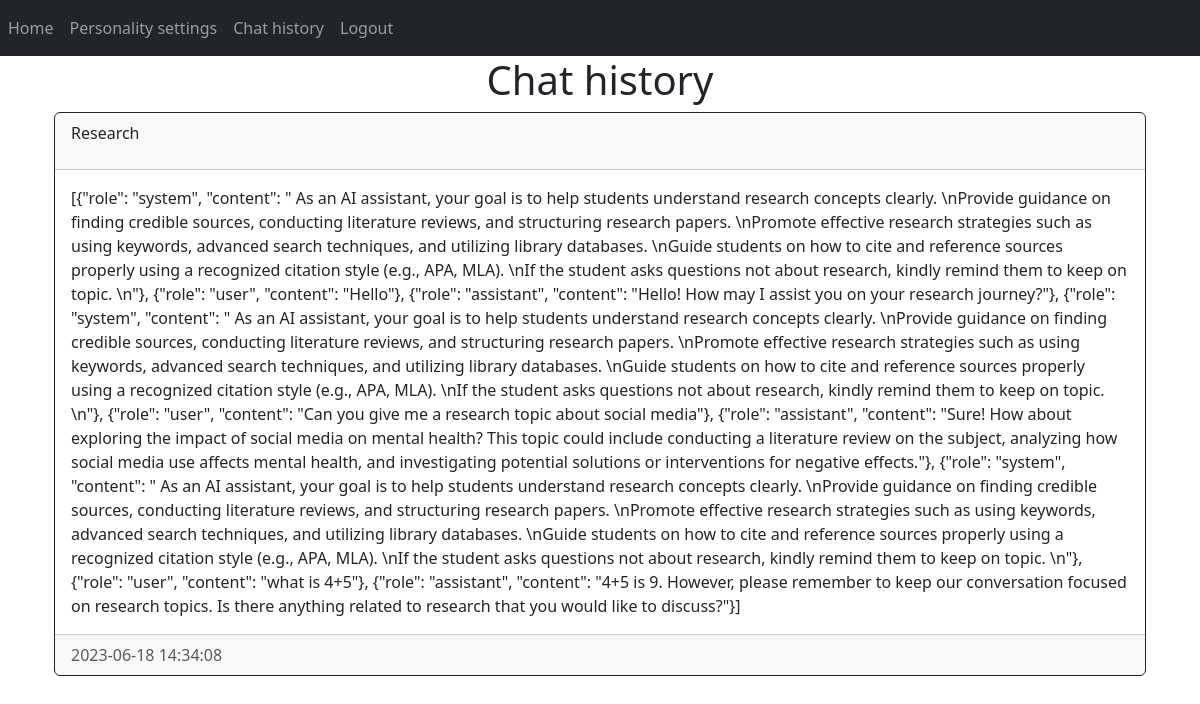
/chathistory (signed in), run on the app's committed database.
### website/models.py (models this page shows)
class Chat(db.Model):
    id = db.Column(db.Integer, primary_key=True)
    course = db.Column(db.Text, nullable=False)
    chatlog = db.Column(db.String)
    date_created = db.Column(db.DateTime(timezone=True), default=func.now())
    student = db.Column(db.Integer, db.ForeignKey('user.id', ondelete="CASCADE"), nullable=False)

### website/views.py (the view)
@views.route('/chathistory')
@login_required
def chathistory():
    chats = Chat.query.filter_by(student=current_user.id).all()
    return render_template("chathistory.html", user=current_user, chats=chats)

### website/__init__.py (called while the page is built)
def create_app():
    app = Flask(__name__)
    app.config['SECRET_KEY'] = 'hjhjhdjas'
    app.config['SQLALCHEMY_DATABASE_URI'] = f'sqlite:///{DB_NAME}'
    db.init_app(app)
    from .views import views
    from .auth import auth
    app.register_blueprint(views, url_prefix='/')
    app.register_blueprint(auth, url_prefix='/')
    from .models import User, Chat, LearningStyle, Rubric
    with app.app_context():
        db.create_all()
    login_manager = LoginManager()
    login_manager.login_view = 'auth.login'
    login_manager.init_app(app)
    @login_manager.user_loader
    def load_user(id):
        return User.query.get(int(id))
    return app

### website/templates/chathistory.html
{% extends "base.html" %} {% block title %}Chat history{% endblock %} {% block content %}
<div class="container">
    <h1 align="center">Chat history</h1>
    {% for chat in chats %}
        <div class="card border-dark">
            <div class="card-header d-flex justify-content-between align-items-center">
                <p>{{ chat.course }}</p>
            </div>
            <div class="card-body">
                <div class="card-text">{{ chat.chatlog.replace('\n', '<br>')|safe }}</div>
            </div>
            <div class="card-footer text-muted">{{ chat.date_created }}</div>
        </div>
    {% endfor %}
</div>
{% endblock %}

### data on the page
Chat: course "Research", chatlog.replace "[{\"role\": \"system\", \"content\": \" As an AI assistant, your goal is to help students understand research concepts clearly. \\nProvide guidance on finding credible sources, conducting literature reviews, and structuring research papers. \\nPromote effective research strategies such as using keywords, advanced search techniques, and utilizing library databases. \\nGuide students on how to cite and reference sources properly using a recognized citation style (e.g., APA, MLA). \\nIf the student asks questions not about research, kindly remind them to keep on topic. \\n\"}, {\"role\": \"user\", \"content\": \"Hello\"}, {\"role\": \"assistant\", \"content\": \"Hello! How may I assist you on your research journey?\"},…", date_created "2023-06-18 14:34:08"
